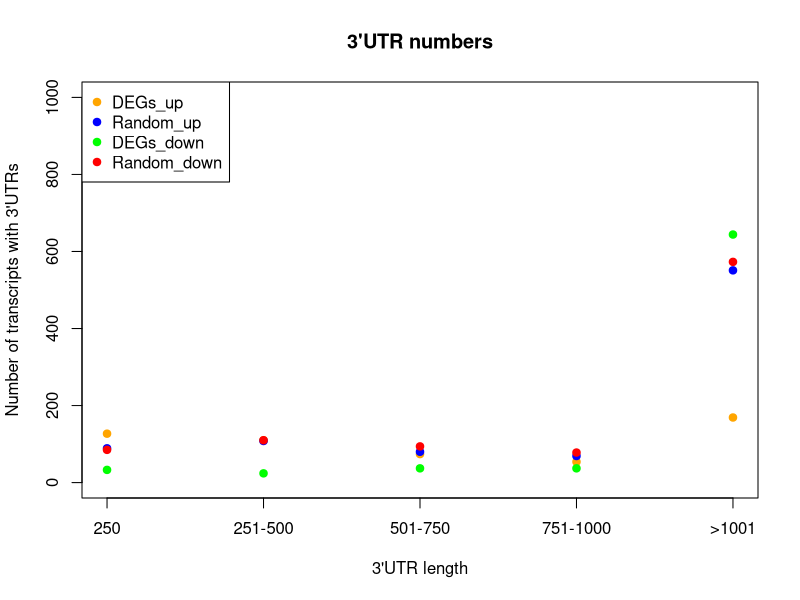

Generate this figure with R:
setwd("~/Project_bioinformatics")
require(ggplot2)
library(RColorBrewer)
library(dplyr)


Metabolite <- read.delim("max_3.txt", comment.char = "#")

DEGup <- read.delim("DEG_upregulation.txt", comment.char="#")

select_up<- which(Metabolite$GeneID%in%DEGup$GeneID)
Metabolite_select_up <- Metabolite[select_up,]
Metabolite_select_up$MaxUTR<-as.numeric(Metabolite_select_up$Max_3_UTR)

Randomup <- read.delim("Random_1009.txt", comment.char="#")

select_up<- which(Metabolite$GeneID%in%Randomup$GeneID)
Metabolite_select_upRandom <- Metabolite[select_up,]
Metabolite_select_upRandom$MaxUTR<-as.numeric(Metabolite_select_upRandom$Max_3_UTR)

DEGdown <- read.delim("DEG_downregulation.txt", comment.char="#")

select_down<- which(Metabolite$GeneID%in%DEGdown$GeneID)
Metabolite_select_down <- Metabolite[select_down,]
Metabolite_select_down$MaxUTR<-as.numeric(Metabolite_select_down$Max_3_UTR)

Randomdown <- read.delim("Random_1053.txt", comment.char="#")

select_down<- which(Metabolite$GeneID%in%Randomdown$GeneID)
Metabolite_select_downRandom <- Metabolite[select_down,]
Metabolite_select_downRandom$MaxUTR<-as.numeric(Metabolite_select_downRandom$Max_3_UTR)



####  UP

bin_up_250<-subset(Metabolite_select_up,Metabolite_select_up$MaxUTR<=250)
bin_up_251_500<-subset(Metabolite_select_up,Metabolite_select_up$MaxUTR>250&Metabolite_select_up$MaxUTR<=500)
bin_up_501_750<-subset(Metabolite_select_up,Metabolite_select_up$MaxUTR>500&Metabolite_select_up$MaxUTR<=750)
bin_up_751_1000<-subset(Metabolite_select_up,Metabolite_select_up$MaxUTR>750&Metabolite_select_up$MaxUTR<=1000)
bin_up_1000<-subset(Metabolite_select_up,Metabolite_select_up$MaxUTR>1000)

bin_up_250_random<-subset(Metabolite_select_upRandom,Metabolite_select_upRandom$MaxUTR<=250)
bin_up_251_500_random<-subset(Metabolite_select_upRandom,Metabolite_select_upRandom$MaxUTR>250&Metabolite_select_upRandom$MaxUTR<=500)
bin_up_501_750_random<-subset(Metabolite_select_upRandom,Metabolite_select_upRandom$MaxUTR>500&Metabolite_select_upRandom$MaxUTR<=750)
bin_up_751_1000_random<-subset(Metabolite_select_upRandom,Metabolite_select_upRandom$MaxUTR>750&Metabolite_select_upRandom$MaxUTR<=1000)
bin_up_1000_random<-subset(Metabolite_select_upRandom,Metabolite_select_upRandom$MaxUTR>1000)

##DOWN

bin_down_250<-subset(Metabolite_select_down,Metabolite_select_down$MaxUTR<=250)
bin_down_251_500<-subset(Metabolite_select_down,Metabolite_select_down$MaxUTR>250&Metabolite_select_down$MaxUTR<=500)
bin_down_501_750<-subset(Metabolite_select_down,Metabolite_select_down$MaxUTR>500&Metabolite_select_down$MaxUTR<=750)
bin_down_751_1000<-subset(Metabolite_select_down,Metabolite_select_down$MaxUTR>750&Metabolite_select_down$MaxUTR<=1000)
bin_down_1000<-subset(Metabolite_select_down,Metabolite_select_down$MaxUTR>1000)

bin_down_250_random<-subset(Metabolite_select_downRandom,Metabolite_select_downRandom$MaxUTR<=250)
bin_down_251_500_random<-subset(Metabolite_select_downRandom,Metabolite_select_downRandom$MaxUTR>250&Metabolite_select_downRandom$MaxUTR<=500)
bin_down_501_750_random<-subset(Metabolite_select_downRandom,Metabolite_select_downRandom$MaxUTR>500&Metabolite_select_downRandom$MaxUTR<=750)
bin_down_751_1000_random<-subset(Metabolite_select_downRandom,Metabolite_select_downRandom$MaxUTR>750&Metabolite_select_downRandom$MaxUTR<=1000)
bin_down_1000_random<-subset(Metabolite_select_downRandom,Metabolite_select_downRandom$MaxUTR>1000)

DEGs_up <- c(nrow(bin_up_250),nrow(bin_up_251_500),nrow(bin_up_501_750),nrow(bin_up_751_1000),nrow(bin_up_1000))
DEGs_up<-as.data.frame(DEGs_up)
Random_up <- c(nrow(bin_up_250_random),nrow(bin_up_251_500_random),nrow(bin_up_501_750_random),nrow(bin_up_751_1000_random),nrow(bin_up_1000_random))
Random_up <- as.data.frame(Random_up)

DEGs_down <- c(nrow(bin_down_250),nrow(bin_down_251_500),nrow(bin_down_501_750),nrow(bin_down_751_1000),nrow(bin_down_1000))
DEGs_down<-as.data.frame(DEGs_down)
Random_down <- c(nrow(bin_down_250_random),nrow(bin_down_251_500_random),nrow(bin_down_501_750_random),nrow(bin_down_751_1000_random),nrow(bin_down_1000_random))
Random_down <- as.data.frame(Random_down)


pdf("3_UTR_numbers.pdf")
plot(DEGs_up$DEGs_up, col="orange", pch=19,
     main="3'UTR numbers",
     xlab="3'UTR length",
     ylab="Number of transcripts with 3'UTRs", xaxt = "n",
     ylim=c(0,1000))
axis(side=1, at = c(1, 2, 3, 4, 5),labels=c("250","251-500","501-750","751-1000",">1001"))
points(Random_up$Random_up, col="blue", pch=19)
points(DEGs_down$DEGs_down, col="green", pch=19)
points(Random_down$Random_down, col="red", pch=19)
legend('topleft',legend=c("DEGs_up", "Random_up","DEGs_down","Random_down"), pch=c(19, 19), col=c('orange', 'blue','green', 'red'))
dev.off()
